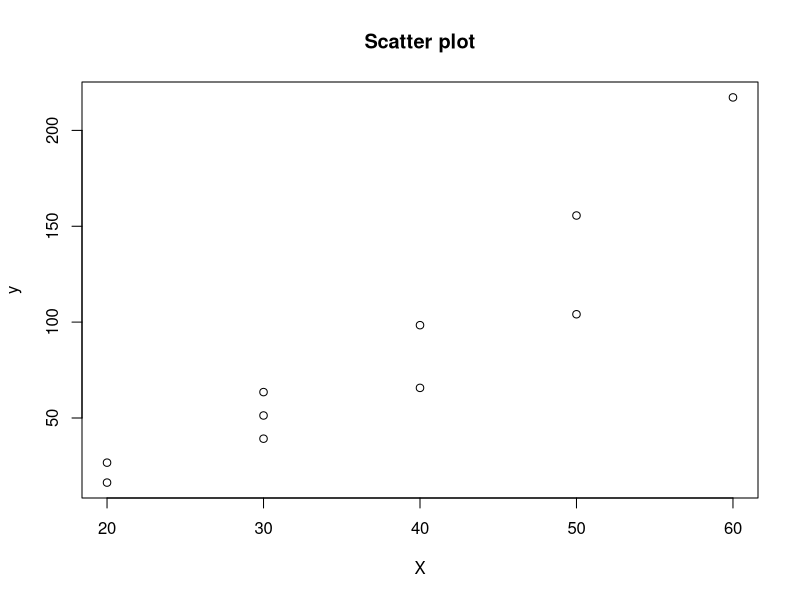
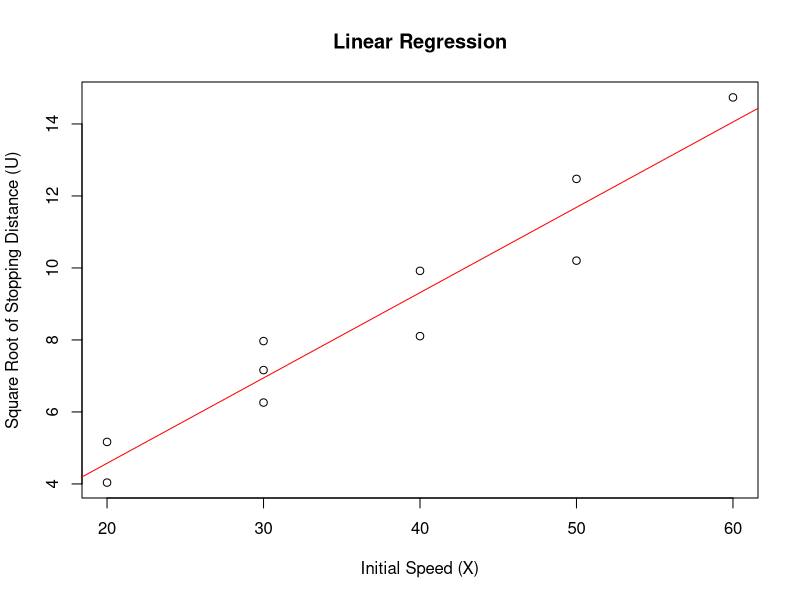
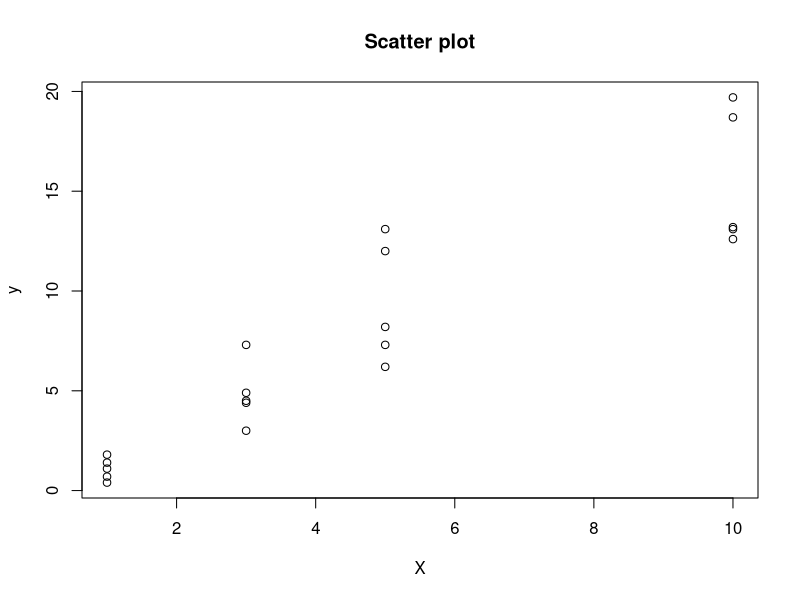
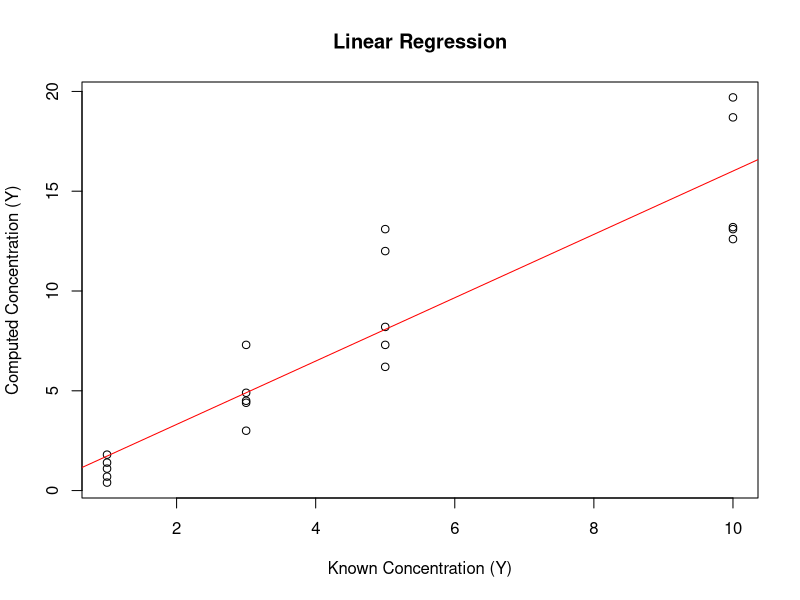
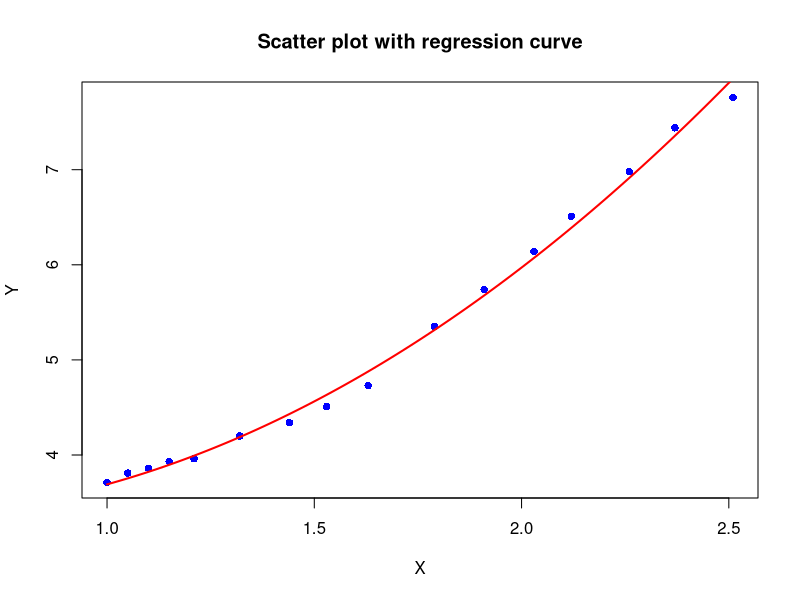
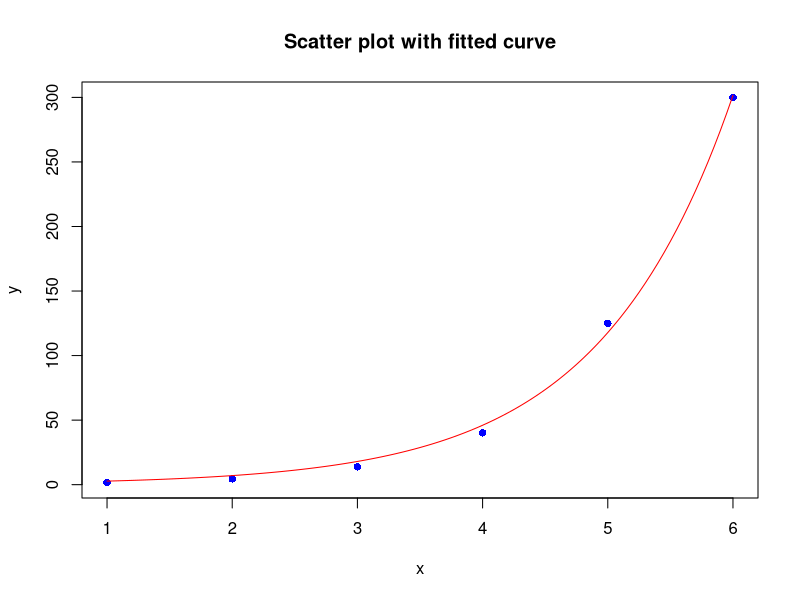

Generate these figures, in order, with R:
# Exercise - 1
X <- c(20, 20, 30, 30, 30, 40, 40, 50, 50, 60)
y <- c(16.3, 26.7, 39.2, 63.5, 51.3, 98.4, 65.7, 104.1, 155.6, 217.2)

# a) Scatter plot
plot(X, y, xlab = "X", ylab = "y", main = "Scatter plot")

# b) Fitting a linear regression model
U <- sqrt(y)
meanX <- sum(X) / length(X)
meanU <- sum(U) / length(U)

beta1 <- sum((X - meanX) * (U - meanU)) / sum((X - meanX)^2)
beta0 <- meanU - beta1 * meanX
UPredicted <- beta0 + beta1 * X
cat("Intercept (beta0):", beta0, "\n")
cat("Slope (beta1):", beta1, "\n")

plot(X, U, xlab = "Initial Speed (X)", ylab = "Square Root of Stopping Distance (U)", main = "Linear Regression")
abline(beta0, beta1, col = "red")

# c) Confidence Intervals for beta0, beta1 and sigma squared
n <- length(X)
df <- n - 2
RSS <- sum((U - UPredicted)^2)
sigma2 <- RSS / df
SESlope <- sqrt(sigma2 / sum((X - meanX)^2))
SEIntercept <- sqrt(sigma2 * (1 / n + meanX^2 / sum((X - meanX)^2)))

t <- qt(0.975, df)
CIForSlope <- c(beta1 - t * SESlope, beta1 + t* SESlope)
CIForIntercept <- c(beta0 - t * SEIntercept, beta0 + t * SEIntercept)

chiLower <- qchisq(0.025, df)
chiUpper <- qchisq(0.975, df)

CISigma2 <- c((df * sigma2) / chiUpper, (df * sigma2) / chiLower)

cat("95% Confidence Interval for Slope (beta1):", CIForSlope, "\n")
cat("95% Confidence Interval for Intercept (beta0):", CIForIntercept, "\n")
cat("95% Confidence Interval for Sigma^2:", CISigma2, "\n")

# d) Test of Significance for beta1 and beta0
residuals <- U - UPredicted
df <- n - 2
RSS <- sum(residuals^2)

SEBeta1 <- sqrt(RSS / ((n - 2) * sum((X - meanX)^2)))
SEBeta0 <- sqrt(RSS * ((1 / n) + (meanX^2 / sum((X - meanX)^2))))

tBeta1 <- beta1 / SEBeta1
tBeta0 <- beta0 / SEBeta0

t <- qt(0.975, df = df)
pBeta1 <- 2 * pt(abs(tBeta1), df)
significantBeta1 <- abs(tBeta1) > t
pBeta0 <- 2 * pt(abs(tBeta0), df)
significantBeta0 <- abs(tBeta0) > t

cat("Slope coefficient (beta1):\n")
cat("  t-value:", tBeta1, "\n")
cat("  p-value:", pBeta1, "\n")
cat("  Is coefficient significant?:", significantBeta1, "\n")

cat("\nIntercept coefficient (beta0):\n")
cat("  t-value:", tBeta0, "\n")
cat("  p-value:", pBeta0, "\n")
cat("  Is coefficient significant?:", significantBeta0, "\n")

# e) Confidence Interval for mean of y given X
X0 <- 35
UPredictedForX0 <- beta0 + beta1 * X0
SEPred <- sqrt(sigma2 * ( 1 / n + (X0 - meanX)^2 / sum((X - meanX)^2)))
df <- length(X) - 2
t <- qt(0.975, df)

CIForU <- c(UPredictedForX0- t * SEPred, UPredictedForX0 + t * SEPred)
CIForY <- CIForU^2
cat("95% Confidence Interval for the expected stopping distance when the initial speed is 35:", CIForY, "\n")

# f) Prediction Interval for a new observation of y given X
X0 <- 35
UPredictedForX0 <- beta0 + beta1 * X0
SEPred <- sqrt(sigma2 * (1 + 1 / n + (X0 - meanX)^2 / sum((X - meanX)^2)))
df <- length(X) - 2
t <- qt(0.975, df)
PIForU <- c(UPredictedForX0- t * SEPred, UPredictedForX0 + t * SEPred)

PIForY <- PIForU^2
cat("95% Confidence Interval for the expected stopping distance when the initial speed is 35:", PIForY, "\n")

# g) Lack of fit analysis
dfTotal <- n - 1
dfReg <- 2

PRESS <- sum((U - mean(U))^2) - RSS
dfError <- dfTotal - dfReg
FStat <- (PRESS / dfError) / (RSS / dfReg)
FCritical <- qf(0.95, dfError, dfReg)

lackOfSignificant <- FStat > FCritical

cat("Error Sum of Squares (PRESS):", PRESS, "\n")
cat("F-statistic:", FStat, "\n")
cat("Critical value for F-distribution:",FCritical, "\n")
cat("Is lack of fit significant (True/False)?:",lackOfSignificant, "\n")

# Exercise - 2
n <- 20
X <- c(1, 1, 1, 1, 1, 3, 3, 3, 3, 3, 5, 5, 5, 5, 5, 10, 10, 10, 10, 10)
y <- c(1.1, 0.7, 1.8, 0.4, 1.4, 3.0, 4.5, 4.9, 4.4, 7.3, 7.3, 8.2, 6.2, 13.1, 12.0, 12.6, 13.2, 13.1, 18.7, 19.7)
plot(X, y, xlab = "X", ylab = "y", main = "Scatter plot")

# Fitting a linear regression model
meanX <- sum(X) / length(X)
meanY <- sum(y) / length(y)

beta1 <- sum((X - meanX) * (y - meanY)) / sum((X - meanX)^2)
beta0 <- meanY - beta1 * meanX
YPredicted <- beta0 + beta1 * X
cat("Intercept (beta0):", beta0, "\n")
cat("Slope (beta1):", beta1, "\n")

plot(X, y, xlab = "Known Concentration (Y)", ylab = "Computed Concentration (Y)", main = "Linear Regression")
abline(beta0, beta1, col = "red")

cat("No the scatter plot does not suggest a linear relationship between X and y. The relationship is non-linear.\n")

# Correlation Coefficient
correlation <- (n * sum(X * y) - sum(X) * sum(y)) / sqrt((n * sum(X^2) - sum(X)^2) * (n * sum(y^2) - sum(y)^2))
cat("Correlation Coefficient:", correlation, "\n")

# Test of significance for beta1 and beta0
residuals <- y - YPredicted
df <- n - 2
RSS <- sum(residuals^2)

SEBeta1 <- sqrt(RSS / ((n - 2) * sum((X - meanX)^2)))
SEBeta0 <- sqrt(RSS * ((1 / n) + (meanX^2 / sum((X - meanX)^2))))

tBeta1 <- beta1 / SEBeta1
tBeta0 <- beta0 / SEBeta0

t <- qt(0.975, df = df)
pBeta1 <- 2 * pt(abs(tBeta1), df)
significantBeta1 <- abs(tBeta1) > t
pBeta0 <- 2 * pt(abs(tBeta0), df)
significantBeta0 <- abs(tBeta0) > t

cat("Slope coefficient (beta1):\n")
cat("  t-value:", tBeta1, "\n")
cat("  p-value:", pBeta1, "\n")
cat("  Is coefficient significant?:", significantBeta1, "\n")

cat("\nIntercept coefficient (beta0):\n")
cat("  t-value:", tBeta0, "\n")
cat("  p-value:", pBeta0, "\n")
cat("  Is coefficient significant?:", significantBeta0, "\n")

# Confidence Intervals for all the parameters
sigma2 <- RSS / df
SESlope <- sqrt(sigma2 / sum((X - meanX)^2))
SEIntercept <- sqrt(sigma2 * (1 / n + meanX^2 / sum((X - meanX)^2)))

t <- qt(0.975, df)
CIForSlope <- c(beta1 - t * SESlope, beta1 + t* SESlope)
CIForIntercept <- c(beta0 - t * SEIntercept, beta0 + t * SEIntercept)

chiLower <- qchisq(0.025, df)
chiUpper <- qchisq(0.975, df)

CISigma2 <- c((df * sigma2) / chiUpper, (df * sigma2) / chiLower)

cat("95% Confidence Interval for Slope (beta1):", CIForSlope, "\n")
cat("95% Confidence Interval for Intercept (beta0):", CIForIntercept, "\n")
cat("95% Confidence Interval for Sigma^2:", CISigma2, "\n")

# Exercise - 3
X <- c(1.00, 1.05, 1.10, 1.15, 1.21, 1.32, 1.44, 1.53, 1.63, 1.79, 1.91, 2.03, 2.12, 2.26, 2.37, 2.51)
y <- c(3.71, 3.81, 3.86, 3.93, 3.96, 4.20, 4.34, 4.51, 4.73, 5.35, 5.74, 6.14, 6.51, 6.98, 7.44, 7.76)

# a) FItting a second degree polynomial regression model

polynomialRegression <- function(X, Y, degree) {
  n <- length(X)
  
  XPowers <- matrix(rep(X, degree + 1), ncol = degree + 1)
  
  for (i in 1 : (degree + 1)) {
    XPowers[,i] <- XPowers[,i]^(i - 1)
  }
  
  A <- t(XPowers) %*% XPowers
  B <- t(XPowers) %*% Y
  coefficients <- solve(A, B)
  
  return(coefficients)
}


coefficients <- polynomialRegression(X, y, degree = 2)
print(coefficients)

# b) Confidence Intervals for the parameters

predictY <- function(X, coefficients) {
  return(coefficients[1] * X + coefficients[2] * X^2 + coefficients[3])
}

predictedY <- predictY(X, coefficients)
residuals <- y - predictedY

n <- length(X)
df <- n - length(coefficients)
sigmaHat <- sum(residuals^2) / df

XDesign <- cbind(X^2, X, rep(1, length(X)))
XtXInv <- solve(t(XDesign) %*% XDesign)
cov <- sigmaHat * XtXInv

t <- qt(0.975, df)

coefficientsSE <- sqrt(diag(cov))
lowerBound <- coefficients - t * coefficientsSE
upperBound <- coefficients + t * coefficientsSE

for (i in 1:length(coefficients)) {
  cat("Coefficient", i, "95% confidence interval:", lowerBound[i], " to ", upperBound[i], "\n")
}

sigma2Lower <- (df * sigmaHat) / qchisq(0.975, df)
sigma2Upper <- (df * sigmaHat) / qchisq(0.025, df)
cat("Sigma^2 95% confidence interval:", sigma2Lower, " to ", sigma2Upper, "\n")

# c) Test of significance for the parameters
tVals <- coefficients / sqrt(diag(cov))

for (i in 1:length(coefficients)) {
  pValue <- 2 * pt(abs(tVals[i]), df, lower.tail = FALSE)
  significant <- ifelse(abs(tVals[i]) > t, "Yes", "No")
  
  cat("Coefficient", i, ":\n")
  cat("   t-value:", tVals[i], "\n")
  cat("   p-value:", pValue, "\n")
  cat("   Significant at 0.05 level?", significant, "\n")
}

# d) Computation of R squared
SSRes <- sum((y - predictedY)^2)

meanY <- mean(y)
SSTotal <- sum((y - meanY)^2)

R2 <- 1 - (SSRes / SSTotal)

# Print R^2
cat("Coefficient of determination (R^2):", R2, "\n")

# Plotting of the curve
plot(X, y, pch=16, col="blue", xlab="X", ylab="Y", main="Scatter plot with regression curve")
curve(coefficients[1] * 1 + coefficients[2] * x + coefficients[3] * x^2, add = TRUE, col = "red", lwd = 2)







# Data
X <- c(1.00, 1.05, 1.10, 1.15, 1.21, 1.32, 1.44, 1.53, 1.63, 1.79, 1.91, 2.03, 2.12, 2.26, 2.37, 2.51)
Y <- c(3.71, 3.81, 3.86, 3.93, 3.96, 4.20, 4.34, 4.51, 4.73, 5.35, 5.74, 6.14, 6.51, 6.98, 7.44, 7.76)

# Fit a second order polynomial regression model
model <- lm(Y ~ poly(X, 2, raw=TRUE))

# Summary of the model
summary(model)

# 95% confidence intervals for coefficients of the model and 𝜎^2
confint(model)

# Test for the significance of coefficients
anova(model)

# R-squared value
rsquared <- summary(model)$r.squared
rsquared







# Exercise - 4
# Given data
x <- c(1, 2, 3, 4, 5, 6)
y <- c(1.60, 4.50, 13.80, 40.20, 125.00, 300.00)

# Define the nonlinear model function
nonlinear_model <- function(x, a, b) {
  return(a * exp(b * x))
}

# Fit the nonlinear model to the data
fit <- nls(y ~ nonlinear_model(x, a, b), start = list(a = 1, b = 1))

# Get the coefficients of the fitted model
coefficients <- coef(fit)
a <- coefficients["a"]
b <- coefficients["b"]

# Draw scatter plot
plot(x, y, pch = 16, col = "blue", xlab = "x", ylab = "y", main = "Scatter plot with fitted curve")

# Add fitted curve to the plot
curve(a * exp(b * x), from = min(x), to = max(x), col = "red", add = TRUE)

# Test for significance of coefficients
summary(fit)

# Exercise - 5
x <- c(2, 3, 4, 5, 6)
y <- c(144.0, 172.80, 207.40, 248.50, 298.50)

# Define the model function
model <- function(x, a, b) {
  return(a * b^x)
}

# Define the error function
error <- function(parameters) {
  a <- parameters[1]
  b <- parameters[2]
  predicted <- model(x, a, b)
  residuals <- y - predicted
  return(sum(residuals^2))
}

# Initial guesses for parameters
initial_parameters <- c(100, 1.1)

# Minimize the error function using optim
fit <- optim(initial_parameters, error)

# Extract fitted parameters
a <- fit$par[1]
b <- fit$par[2]

# Calculate residuals
predicted_values <- model(x, a, b)
residuals <- y - predicted_values

# Degrees of freedom
df <- length(x) - length(initial_parameters)

# Residual sum of squares
RSS <- sum(residuals^2)

# Residual standard error
RSE <- sqrt(RSS / df)

# Define the design matrix with one column removed
H <- model.matrix(~x)
H <- H[, -4]

# Calculate standard errors
XtX_inv <- solve(t(H) %*% H)
SE <- sqrt(diag(RSS * XtX_inv / df))

# Calculate t-values
t_values <- fit$par / SE

# Calculate p-values
p_values <- 2 * pt(abs(t_values), df)

# Display results
results <- data.frame(coefficients = fit$par, standard_errors = SE, t_values = t_values, p_values = p_values)
print(results)
